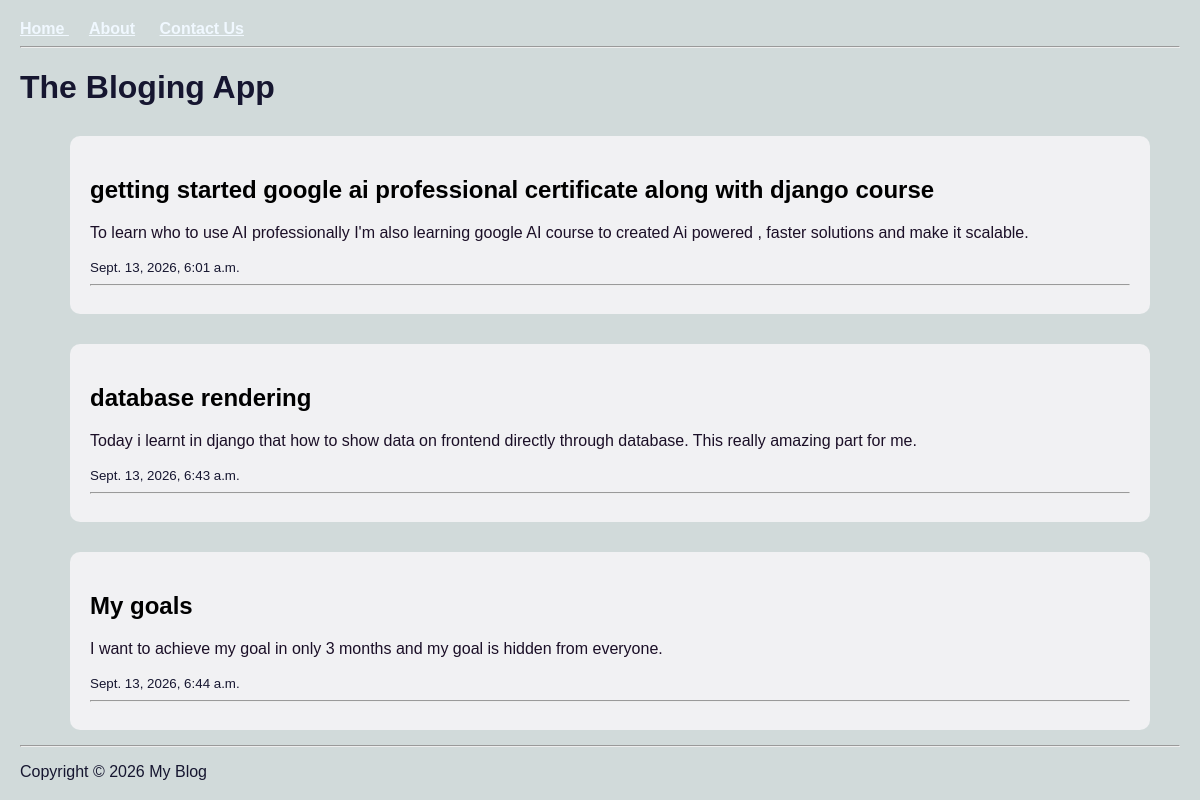
The page / on the database its author committed.
### blogapp/models.py (models this page shows)
class post(models.Model):
    title=models.CharField(max_length=150)
    content=models.TextField()
    created_at=models.DateTimeField(auto_now_add=True)

### blogapp/views.py (the view)
# urls.py: path('',home),
def home(request):
    posts =post.objects.all()
    content={
        'title':"The Bloging App",
        'posts':posts
    }
    return render(request,'home.html',content)

### blogapp/templates/home.html (shortened to what this page needs)
{%extends 'base.html' %}
{%block content%}
<h1>{{title}}</h1>
{% for post in posts %}
    {% include 'components/post_card.html'%}
{%endfor%}
{%endblock%}

### blogapp/templates/base.html (shortened to what this page needs)
{%load static%}
<!DOCTYPE html>
<html>
    <head>
        <link rel="stylesheet" href="{%static 'css/style.css'%}">
    </head>
    <body>
        <nav>
            <a href="/">Home </a>
            <a href="/about/">About</a>
            <a href="/contact/">Contact Us</a>
        </nav>
        <hr>
        {%block content%}
        {%endblock%}
        {% include 'components/footer.html'%}
    </body>
</html>

### blogapp/templates/components/post_card.html
<div>
    <h2>{{post.title}}</h2>
    <p>{{post.content|truncatewords:30}}</p>
    <small>{{post.created_at}}</small>
    <hr>
</div>

### blogapp/templates/components/footer.html
<footer>
    <hr>
    <p>
        Copyright © 2026 My Blog
    </p>
</footer>

### blogapp/static/css/style.css (style rules this page uses)
body { font-family: Arial, Helvetica, sans-serif; color: rgb(22, 22, 48); margin: 20px; background-color: rgb(209, 218, 218); }
nav { margin-top: 20px; }
nav a { margin-right: 20px; font-weight: bold; color: aliceblue; }
h2 { color: black; }
div { background-color: rgb(241, 241, 243); margin-top: 30px; margin-bottom: 15px; margin-left: 50px; margin-right: 30px; padding: 20px; border-radius: 10px; border-color: azure; }
div p { color: rgb(27, 15, 39); }

### rows shown on the page
post: title "getting started google ai professional certificate along with django course", content "To learn who to use AI professionally I'm also learning google AI course to created Ai powered , faster solutions and make it scalable.", created_at "Sept. 13, 2026, 6:01 a.m."
post: title "database rendering", content "Today i learnt in django that how to show data on frontend directly through database. This really amazing part for me.", created_at "Sept. 13, 2026, 6:43 a.m."
post: title "My goals", content "I want to achieve my goal in only 3 months and my goal is hidden from everyone.", created_at "Sept. 13, 2026, 6:44 a.m."

### other values the page prints
{{ title }} "The Bloging App"
